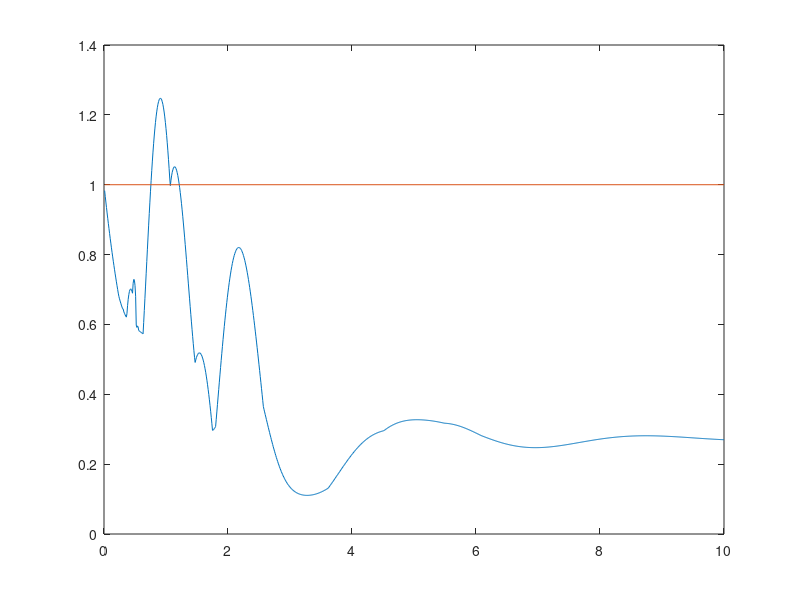

Recreate this plot in MATLAB. (Note: this script raises an error after producing the figure.)
%% Networked and Distributed Assignment 2
%Declaring Initial Variables
clear; close all
a = 6; 
b = 4; 
c = 2; 

A = [0, 0.5-c; 0.2 + a - b, -1]
B = [1;0]

%% Q1: Omega-Autonomota 
% Item 1: Omega-autonaton can be seen in the notes

% Item 2: Equations of Switched System can be seen in notes

% Item 3: LMI Definitions are in Notes

% Item 4: Plot the stability regions depending on h1 and h2
%no delays, so can use c2d() 

%Get the continuous-time system
ct_sys = ss(A, B, eye(size(A)), zeros(size(B))); 

%define the gain matrices from last assignment: 
K1 = [3.0000,   -0.5909]; K2 = [0.4000,    0.6000]; 

%function for the for loop that will get all of the constituent components
%of the closed-loop matrices
function [F1_h1, F1_h2, F2_h2, F0] = get_system_for_stability(h1, h2, ct_sys, K1, K2)
    dsys_1 = c2d(ct_sys, h1); 
    dsys_2 = c2d(ct_sys, h2); 
    F1 = dsys_1.A; G1 = dsys_1.B; 
    F2 = dsys_2.A; G2 = dsys_2.B; 
    
    F1_h1 = (F1 - G1 * K1);  %state 1
    F1_h2 = (F1 - G1 * K2); %state 2
    F2_h2 = (F2 - G2 * K2); %state 3
    F0 = F2; %state 4
end

%now iterate through several h1 and h2 values to find the 

h1s = 0.01:0.01:10; 
max_spec_radii = zeros(length(h1s),1); 
for i = 1:length(h1s)
    h1 = h1s(i);
    h2 = 2 * h1; 
    [f1h1, f1h2, f2h2, f0] = get_system_for_stability(h1, h2, ct_sys, K1, K2); 
    Fcl1 = f1h1 * f2h2; eig1 = eig(Fcl1); 
    Fcl2 = f1h1 * f0; eig2 = eig(Fcl2); 
    Fcl3 = f1h1 * f2h2 * f1h2 * f2h2; eig3 = eig(Fcl3); 
    Fcl4 = f1h1 * f0 * f1h2 * f0; eig4 = eig(Fcl4); 
    Fcl5 = f1h1 * f2h2 * f1h2 * f0; eig5 = eig(Fcl5); 
    Fcl6 = f1h1 * f0 * f1h2 * f2h2; eig6 = eig(Fcl6); 
    Fcl7 = f2h2 * f1h2; eig7 = eig(Fcl7);
    Fcl8 = f0 * f1h2; eig8 = eig(Fcl8);
    Fcl9 = f2h2 * f1h2 * f0; eig9 = eig(Fcl9);
    Fcl10 = f0 * f1h2 * f2h2; eig10 = eig(Fcl10);
    eigs = [max(abs(eig1)), max(abs(eig2)), max(abs(eig3)), max(abs(eig4)), max(abs(eig5)), max(abs(eig6)), max(abs(eig7)), max(abs(eig8)), max(abs(eig9)), max(abs(eig10))]; 
    %make sure the rows(y) are h2s, the collums(x) are h1s
    max_spec_radii(i) = max(eigs); 
    max(eigs);
end

f = figure();
plot(h1s, max_spec_radii)
hold on 
plot([h1s(1), h1s(end)], [1,1])
hold off
ylabel("Maximum Spectral Radius [-]", FontSize=18)
xlabel("h [s]", FontSize=18)
title("Max Spectral Radius vs h for Switching System", FontSize=18)
legend("Max Spec Radius", "Stability Threshold", FontSize=16)
%exportgraphics(f, "Figures/spec_radius_q1.pdf")
%% Q2: Markov Chain
%Item 1: Markov Chain can be seen in the notes

%Item 2: Equation can be seen in the notes

%Item 3: Stability criteria for Mean-Square Stability can be seen in notes

%Item 4: Unfortunately I couldn't download cvx in MATLAB, so see the python
%code for my solution to the LMIs


%% Q3: Jordan Form
% New dynamics: 
a = 6; 
b = 4; 
c = 2; 

A = [0.3 + a - b, 0; 1, 0.5 + c];

B = [1;0]; 

% Item 1: Pole placement and stability analysis
%desired poles(for some reason place() didnt work but I just solved by
%hand(see notes):
K = [8.8, 21.25]; 

%double check eigenvalues just in case
eig(A-B*K) 

%Since this is a different A matrix, I'll have to re-derive the equations

%check my handwritten work(see along with rest of the math for this in my
%notes)
syms h
Fx = expm(A * h)

%Function to be used in the for loop
function [F, G] = get_delayed_dtsys(h, tau)
Fx = [         exp(2.3 * h),                0;...
      5*exp(2.5*h) - 5 * exp(2.3 * h), exp(2.5 * h)]; 

Fu = [(1/2.3)*(exp(2.3 * h) - exp(2.3 * (h-tau))); ...
       2 * (exp(2.5 * h) - exp(2.5 * (h - tau))) + (5/2.3)*(exp(2.3 * (h - tau)) - exp(2.3 * h))]; 

G1 = [0.435 * exp(2.3*(h -tau)) - 0.4348;...
     2 * exp(2.5 * (h - tau)) - 2.174 * exp(2.3 * (h - tau)) + 0.174];

%Extend the state to include the previous input: 
F = [Fx, Fu; ...
    0,0,0]; 

G = [G1;... 
     1]; 

end


aug_K = [K, 0]; %augment K to act on previous state(but set to zero)
h_range = 0.01:0.01:0.5; 
spec_radii_q2 = zeros(size(h_range, 2), size(h_range, 1)); 

for i = 1:length(h_range)
    h = h_range(i); 
    tau_range = 0.01:0.01:h; 
    for j = 1:length(tau_range)
        tau = tau_range(j); 
        [F, G] = get_delayed_dtsys(h, tau); 
        A_cl = (F - G * aug_K); 
        %make sure h is x, tau is y
        spec_radii_q2(j, i) = max(abs(eig(A_cl))); 
    end
end 

%Create heat plot where all unstable data is black 
[X, Y] = meshgrid(h_range, tau_range); 
Z = spec_radii_q2; 

f = figure();
% Clip values above 1
Z_clipped = min(Z, 1); 

% Create a colormap and add black at the end
cmap = jet(256); 
cmap(end+1,:) = [0 0 0]; 

% map values >1 to a separate color (black)
Z_index = round(rescale(Z_clipped, 1, 256)); 
Z_index(Z > 1) = 257; 
Z_index(Z == 0) = 257;

% Plot the surface
surf(X, Y, Z, Z_index, 'EdgeColor', 'none')
colormap(cmap)
c = colorbar(); 

colorTitleHandle = get(c,'Title');
set(colorTitleHandle ,'String','Spectral Radius');

c.Ticks = linspace(183, 257, 6);

labels = string(round(linspace(min(min(Z(Z~=0))), 1, 6), 2)); 
labels = [labels(1:5), ">1"]; 
c.TickLabels = labels;

xlabel("h [s]", FontSize=16)
ylabel("\tau [s]", FontSize=16)

title("Heatmap of Closed-Loop Spectral Radius", FontSize=18)
view(2) % for a top-down heatmap view
%exportgraphics(f, "Figures/q3_heatmap.pdf")
% Item 2: Jordan Form 

% Item 3: Solving LMIs(See Python Script) 

% Item 4: Comparison of first and second options for graphing. Should find
% that the polytopic overapproximation is a more conservative estimate of
% the stability since it overestimates the matrix space. That means that
% the polytopic estimation should show LESS stable regions than the item 1
% conclusion. 

%% Q4: Event-Triggered Control 
% don't need LMIs, so I can use MATLAB :) 

% Go back to old A,B,etc
a = 6; 
b = 4; 
c = 2; 

A = [0, 0.5-c; 0.2 + a - b, -1];
B = [1;0];

% K from last controller
K = [3.0000,   -0.5909]; 

% Assume Q=I because its positive definite, then use lyap() to solve for
% P(thanks matlab)
Q = eye(2); 
P = lyap((A - B*K)', Q);

t_end = 5; %

% Define the ETC
function [value, isterminal, direction] = ETC_event(t, xt, xk, A, B, K, P, Q, sigma)
    x = [xt; xk];
    middle = [A' * P + P * A + sigma * Q, -P * B * K;...
              -(B * K)' * P, zeros(2)];

    value = x' * middle * x; %when this crosses zero, stop 
    isterminal = 1; % tells ode45 to stop 
    direction = 1; % function should stay below zero, so will flag all crossings where the function is increasing 

end 

% Now do all the actual simulation
init_conditions = [1, 0; 0, 1; 2, 1; -10, -5]; %not exactly sure what to put here so there are just some random ones
sigmas = [0.1, 0.3, 0.5, 0.7, 0.9]; %between zero and one

%arrays to save the means and standard deviations
avg_sampling_times = zeros(1, length(sigmas)); 
std_sampling_times = zeros(1, length(sigmas)); 

for i = 1:length(sigmas)
    sigma = sigmas(i); 
    means = zeros(1, length(init_conditions)); 
    stds = zeros(1, length(init_conditions)); 
    fi = figure(i);
    for ic = 1:length(init_conditions)
        %beginning of the run. make all the stuff you need to do
        %post-processing
        x0 = init_conditions(ic, :)'; 

        %specify the starting conditions of the simulation: 
        t = 0; x = x0; sample_times = t; x_ks = x0; 

        while t(end)<t_end
            x_k = x(:, end); 
            options = odeset('Events', @(t,x) ETC_event(t, x, x_k, A, B, K, P, Q, sigma));
            t_span = [t(end), t_end]; 
            %need to define function in call bcs we need x_k to update
            [t_segment, x_segment, te, xe] = ode45(@(t,x) A*x - B*K*x_k, t_span, x(:,end), options);
            t = [t; t_segment]; %update the current time after each event
            x = [x, x_segment']; % update the current x 
            sample_times = [sample_times, te]; %update the sample times
            x_ki = [ones(1, length(t_segment)) * x_k(1); ones(1, length(t_segment)) * x_k(2)]; 
            x_ks = [x_ks, x_ki]; 
        end
        subplot(2, length(init_conditions), ic)
        plot(t, x(1, :))
        xlabel("time [s]")
        ylabel("x1 [-]")
        title(sprintf("sigma = %0.2f, IC=(%0.2f, %0.2f)", [sigma, x0(1), x0(2)]))
        hold on 
        plot(t, x_ks(1, :))
        hold off 
        legend("CT System", "Samples for Controller")

        subplot(2, length(init_conditions), ic+length(init_conditions))
        plot(t, x(2, :))
        xlabel("time [s]")
        ylabel("x2 [-]")
        hold on 
        plot(t, x_ks(2, :))
        hold off 
        legend("CT System", "Samples for Controller")

        %end of the run. Log mean sampling time for run. 
        sample_periods = diff(sample_times);
        means(ic) = mean(sample_periods); 
        stds(ic) = std(sample_periods); 
        
    end
    %exportgraphics(fi, sprintf("Figures/q4_plots_sigma0_%i.pdf", 100 * sigma))
    avg_sampling_times(i) = mean(means); %avg sampling time across ALL initial conditions
    std_sampling_times(i) = mean(stds); %average standard deviation across all ICs 

end

sigma = ["0.1", "0.3","0.5","0.7","0.9"]';
mean_h = avg_sampling_times'; std_h = std_sampling_times'; 
test_table = table(sigma, mean_h, std_h) 

% Item 3: Testing if system is stable for h=h*
h_star = max(avg_sampling_times); %largest avg time between samples

%this is just a normal sampled-data system w/ constant h, so you can just
%use the normal d2h method

ct_sys = ss(A, B, eye(2), zeros(size(B))); 
d_sys = c2d(ct_sys, h_star); 
F = d_sys.A; G = d_sys.B; 
F_cl = (F - G * K); 
max(abs(eig(F_cl)))
